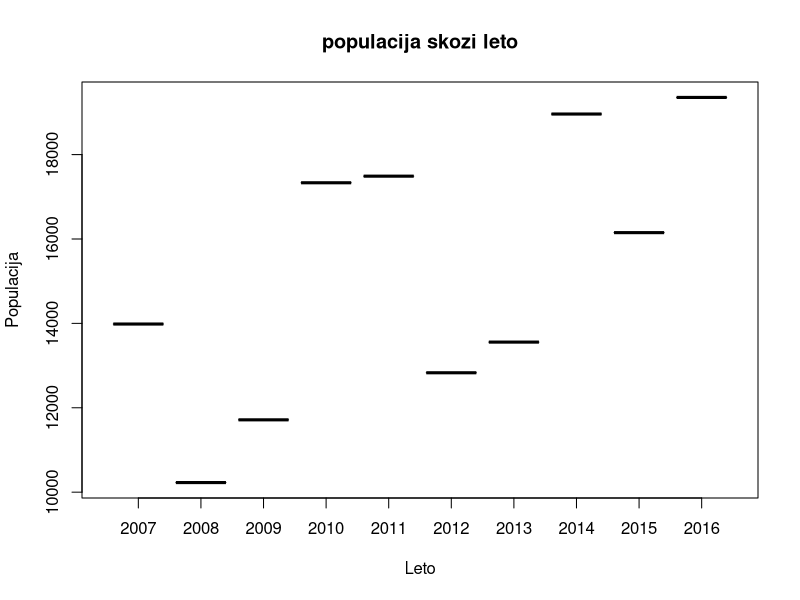
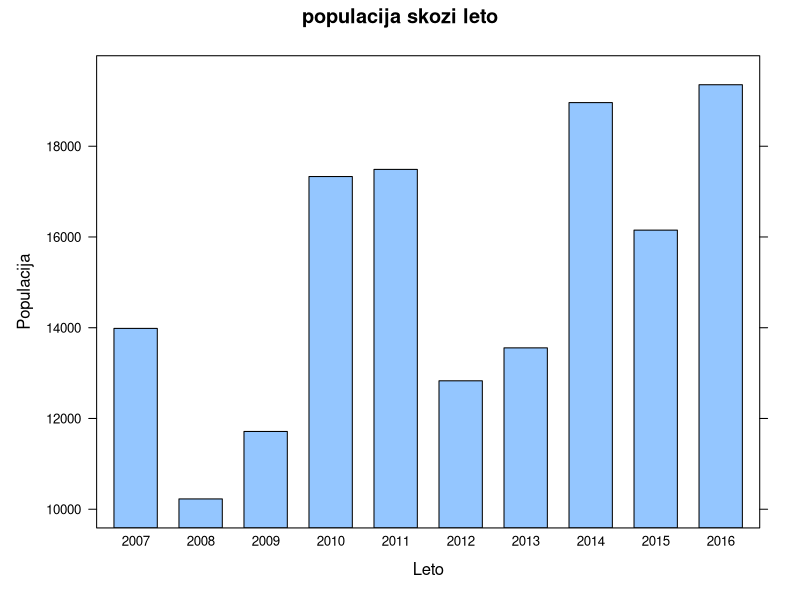
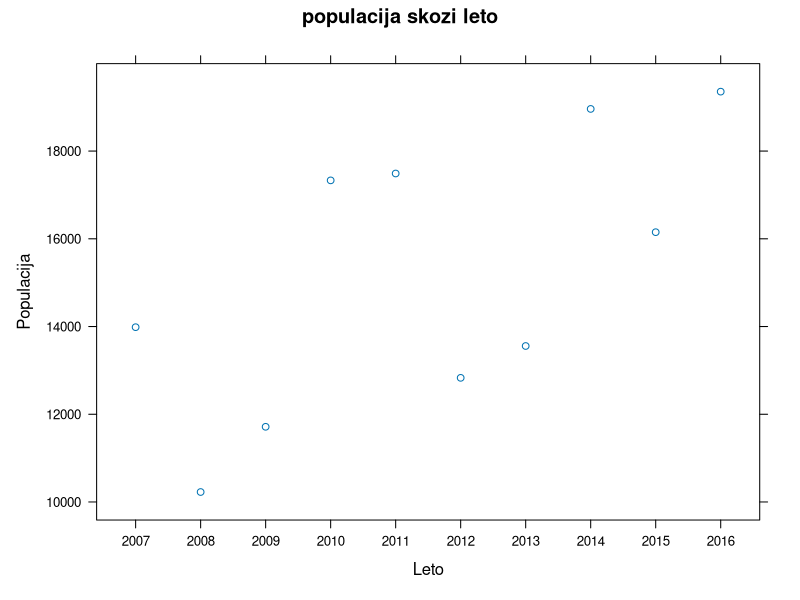
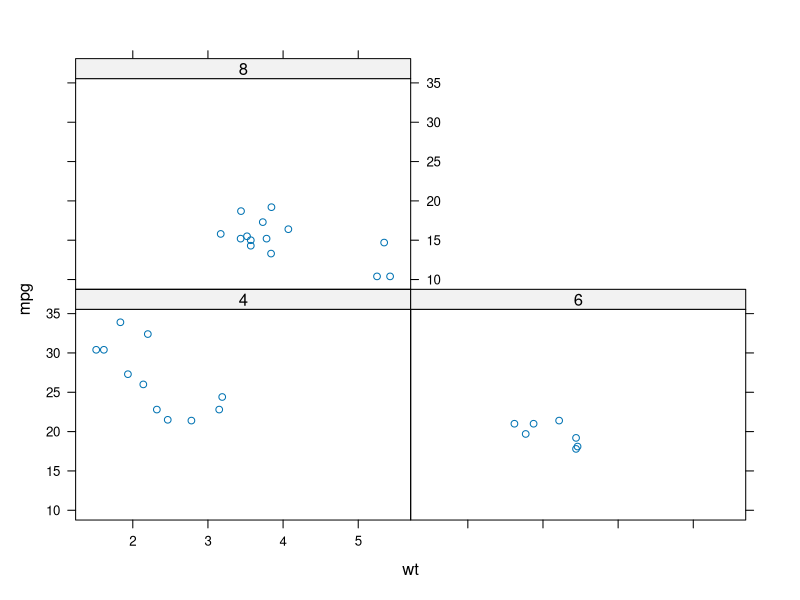
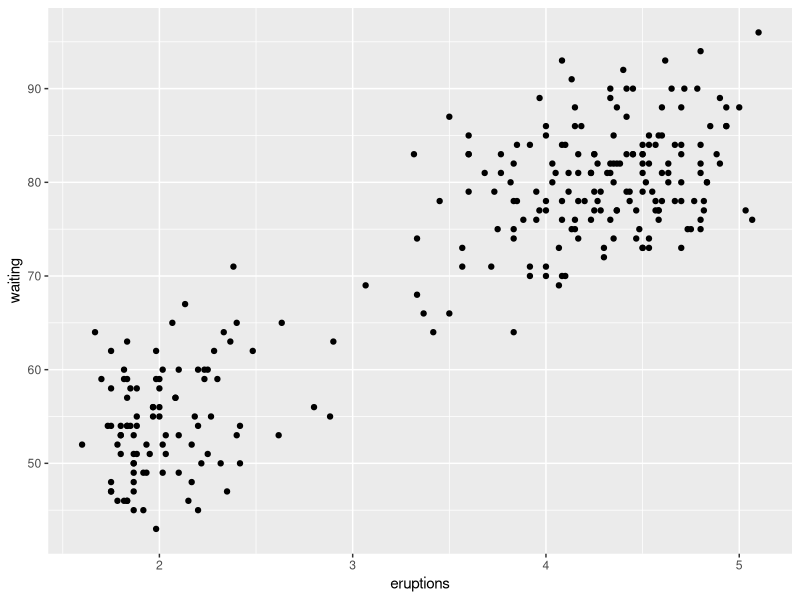
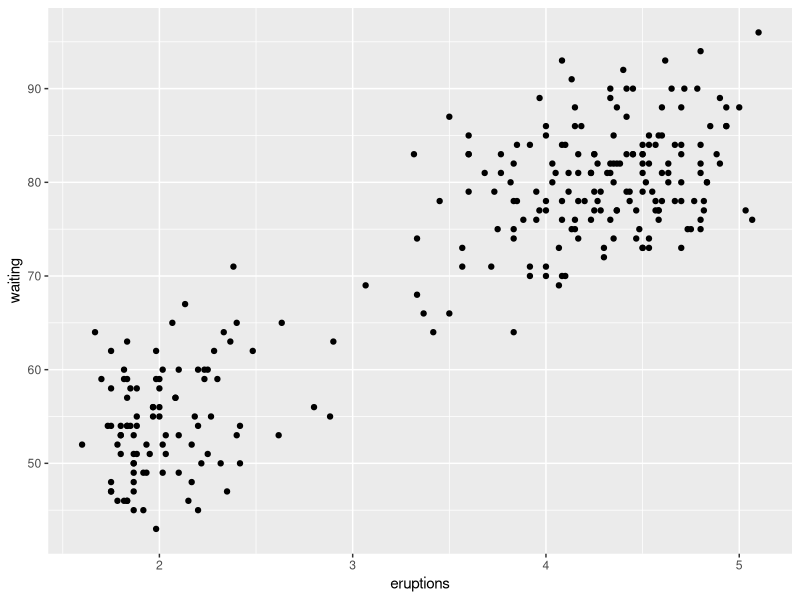
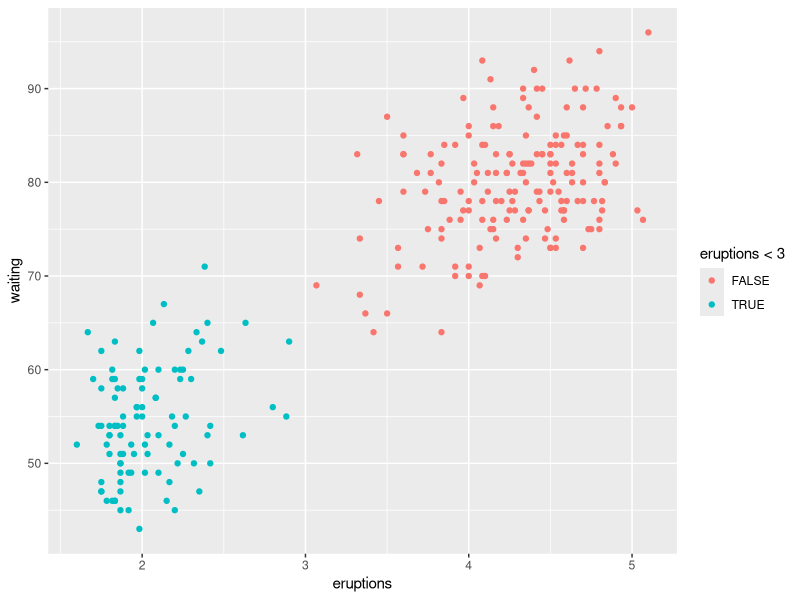
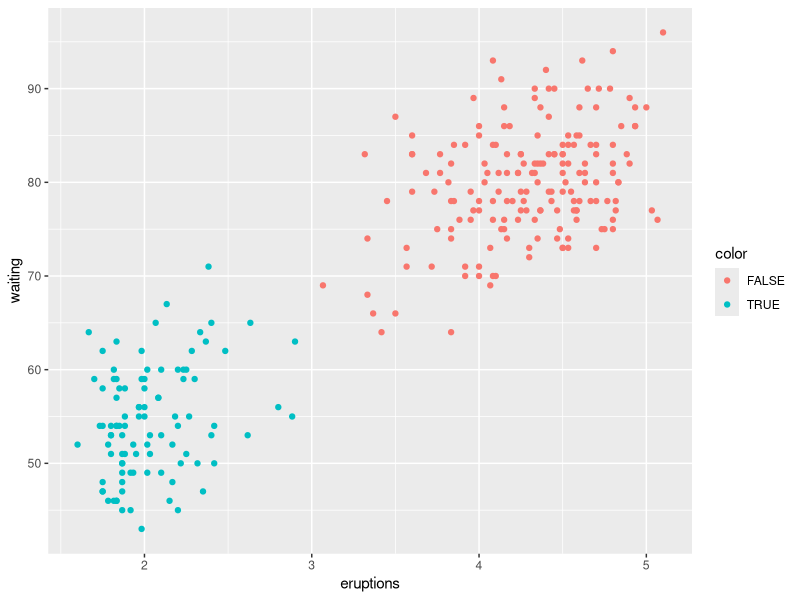

Write the R code that produced these figures, in order.
index<-data.frame(year=factor(2007:2016),
                  pop=sample(10000:20000, size=10))
index

  # base graphics
plot(index$year,
     index$pop,
     main="populacija skozi leto",
     ylab="Populacija",
     xlab="Leto")

  # lattice
library(lattice)
barchart(pop~year,
         data=index,
         main="populacija skozi leto",
         ylab="Populacija",
         xlab="Leto")
index1<-data.frame(year=2007:2016,
                  pop=sample(10000:20000, size=10))

xyplot(pop~year,
       data=index,
       main="populacija skozi leto",
       ylab="Populacija",
       xlab="Leto")

xyplot(mpg~wt|as.factor(cyl),data=mtcars)

  # ggplot2
library(tidyverse)
ggplot(faithful)+
  aes(y=waiting,
      x=eruptions)+
  geom_point()

ggplot(faithful)+
  geom_point(aes(y=waiting,
                 x=eruptions))

ggplot(faithful,aes(y=waiting,
                    x=eruptions,
                    colour=eruptions<3))+
  geom_point()

dfe<-faithful |>
  mutate(color=if_else(eruptions<3,T,F))
ggplot(dfe,aes(y=waiting,
                    x=eruptions,
                    colour=color))+
  geom_point()

ggplot(data=faithful,
       mapping=aes(x=eruptions,
                   y=waiting))+
  geom_density_2d()+
  geom_point()


  # naloga1
ggplot(faithful,aes(x = eruptions, y = waiting)) + 
  geom_point(size=3,shape=15,alpha=0.2)

ggplot(faithful,aes(x = eruptions, y = waiting)) + 
  geom_point(size=3,shape=if_else(faithful$eruptions<3,15,1),alpha=0.2)
